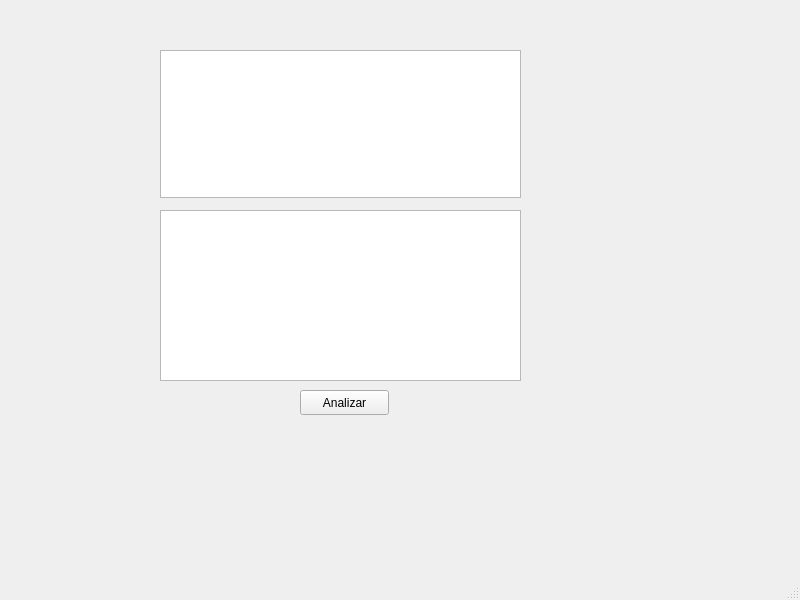
<?xml version="1.0" encoding="UTF-8"?>
<ui version="4.0">
 <class>MainWindow</class>
 <widget class="QMainWindow" name="MainWindow">
  <property name="geometry">
   <rect>
    <x>0</x>
    <y>0</y>
    <width>800</width>
    <height>600</height>
   </rect>
  </property>
  <property name="windowTitle">
   <string>MainWindow</string>
  </property>
  <widget class="QWidget" name="centralwidget">
   <widget class="QWidget" name="verticalLayoutWidget">
    <property name="geometry">
     <rect>
      <x>160</x>
      <y>50</y>
      <width>361</width>
      <height>148</height>
     </rect>
    </property>
    <layout class="QVBoxLayout" name="verticalLayout">
     <item>
      <widget class="QTextEdit" name="outputText"/>
     </item>
    </layout>
   </widget>
   <widget class="QPushButton" name="analyzeButton">
    <property name="geometry">
     <rect>
      <x>300</x>
      <y>390</y>
      <width>89</width>
      <height>25</height>
     </rect>
    </property>
    <property name="text">
     <string>Analizar</string>
    </property>
   </widget>
   <widget class="QWidget" name="verticalLayoutWidget_2">
    <property name="geometry">
     <rect>
      <x>160</x>
      <y>210</y>
      <width>361</width>
      <height>171</height>
     </rect>
    </property>
    <layout class="QVBoxLayout" name="verticalLayout_2">
     <item>
      <widget class="QTextEdit" name="textEdit"/>
     </item>
    </layout>
   </widget>
  </widget>
  <widget class="QMenuBar" name="menubar">
   <property name="geometry">
    <rect>
     <x>0</x>
     <y>0</y>
     <width>800</width>
     <height>22</height>
    </rect>
   </property>
  </widget>
  <widget class="QStatusBar" name="statusbar"/>
 </widget>
 <resources/>
 <connections/>
</ui>
